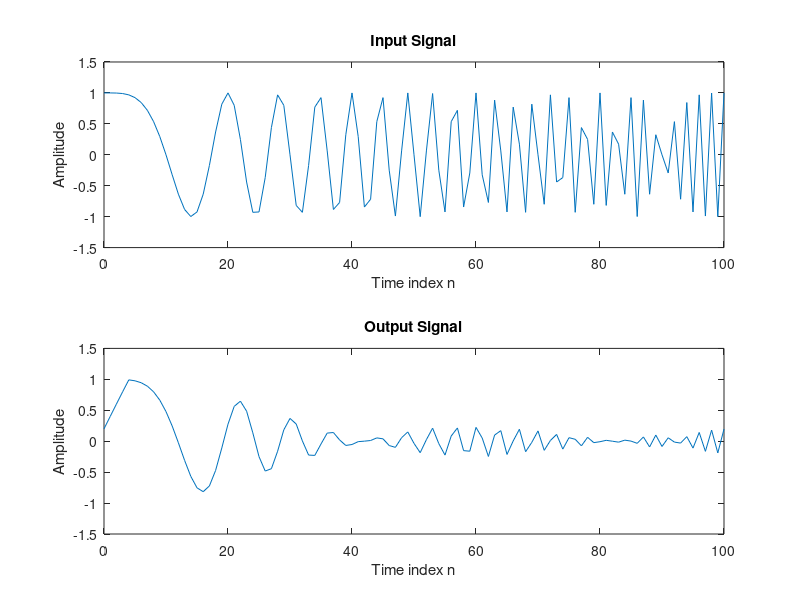

Write the MATLAB code that produced this figure.
% Program Q2_4
% Modify P2_1 to use a swept frequency chirp input
% Generate the input signal
n = 0:100;
a = pi / 200;
b = 0;
arg = a * n .* n + b * n;
x = cos(arg);
% Implementation of the moving average filter
M = input('Desired length of the filter = ');
num = ones(1, M);
y = filter(num, 1, x) / M;
% Display the input and output signals
clf;
subplot(2, 1, 1);
plot(n, x);
axis([0, 100, -1.5, 1.5]);
xlabel('Time index n'); ylabel('Amplitude');
title('Input Signal');
subplot(2, 1, 2);
plot(n, y);
axis([0, 100, -1.5, 1.5]);
xlabel('Time index n'); ylabel('Amplitude');
title('Output Signal');
axis;
